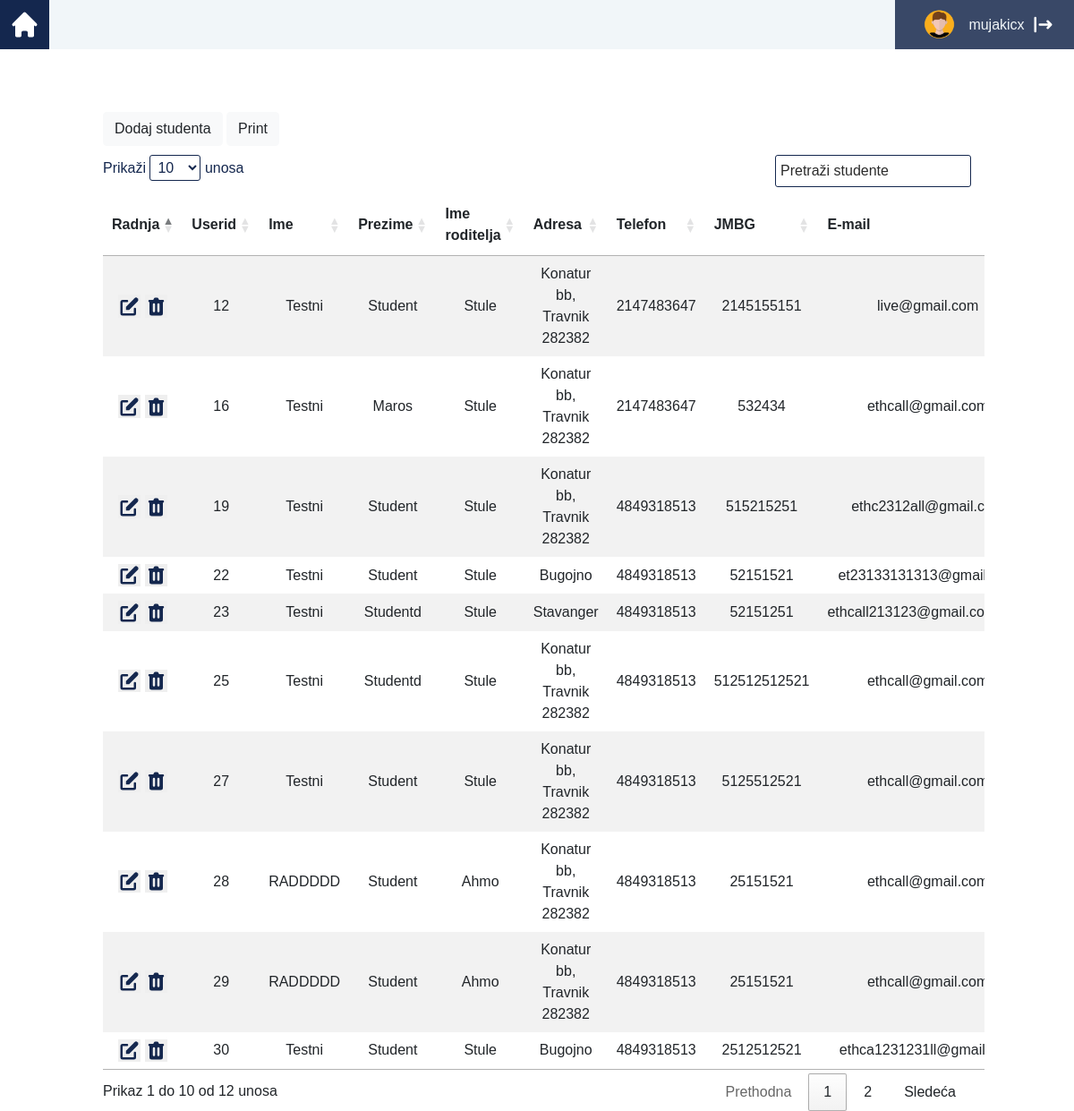
Page /admin/students.php (signed in) on the earlier database version.
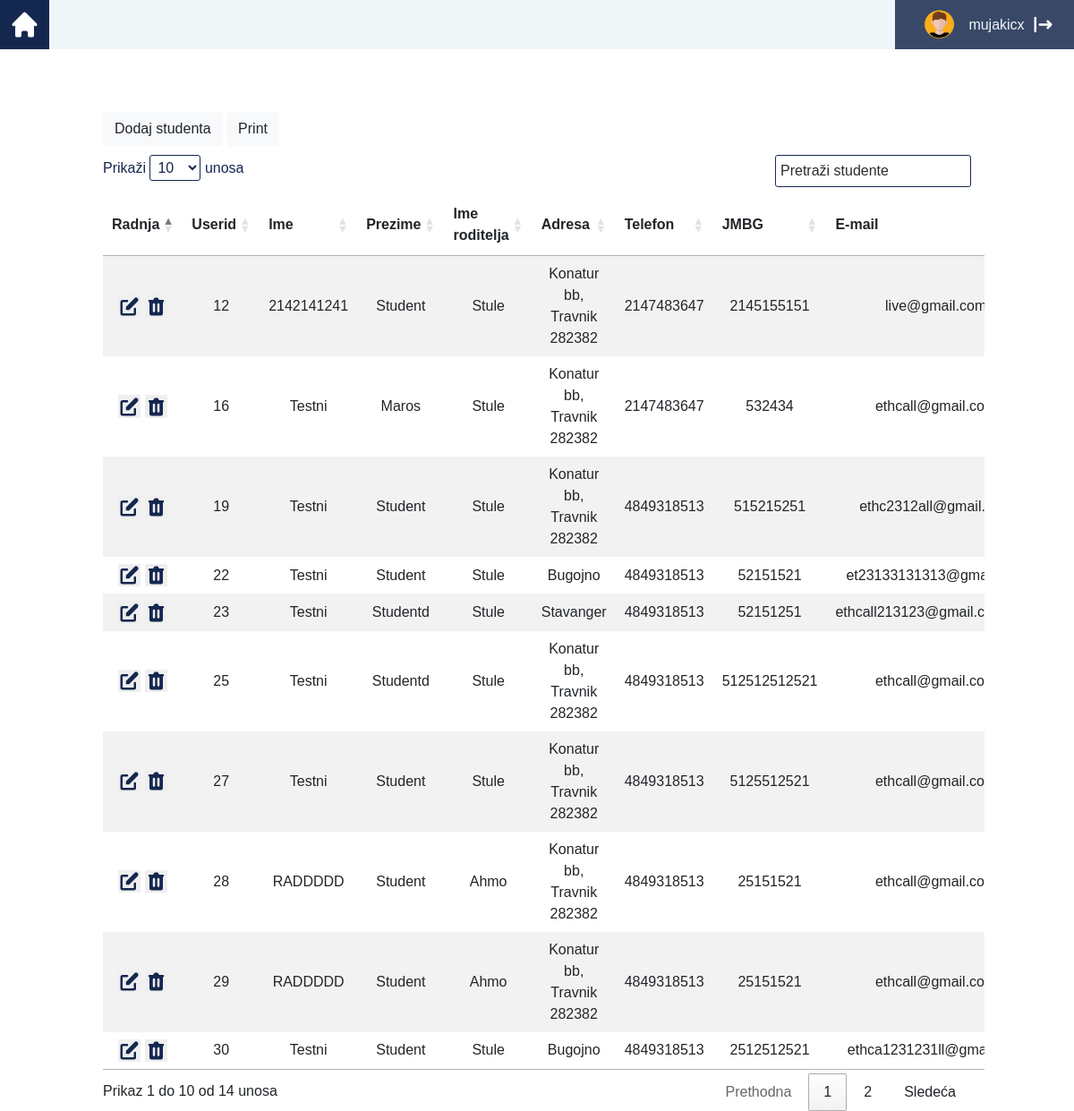
Same page on the later database version.
### tables this page shows
CREATE TABLE `studenti` (
  `userid` int(11) NOT NULL,
  `ime` text NOT NULL,
  `prezime` text NOT NULL,
  `ime_roditelja` text NOT NULL,
  `adresa` text NOT NULL,
  `telefon` varchar(256) NOT NULL,
  `jmbg` varchar(256) NOT NULL,
  `email` text NOT NULL,
  `password` text NOT NULL,
  `fakultet` text NOT NULL,
  `odsjek` text NOT NULL,
  `broj_indeksa` varchar(256) NOT NULL,
  `studijskiProgram` varchar(256) NOT NULL
);

### admin/students.php (the view, shortened to what this page needs)
<?php
include_once '../includes/header.inc.php';
?>
<div class="container-fluid" style="background-color: white;">
    <div class="row mt-0" style="height: 100vh;">
        <div class="table-responsive col-10 mx-auto" style="overflow-x:auto;margin-top: 70px;" id="tableT">
            <button type="button" id="modalButton" class="modalButton btn btn-light" data-toggle="modal"
                    data-target="#exampleModalCenter" style="margin-bottom: 10px;">
                Dodaj studenta
            </button>
            <button type="button" id="printButton" class="modalButton btn btn-light" style="margin-bottom: 10px;">
                Print
            </button>
            <table class="table-striped" style="text-align: center" id="myTable">
                <thead class="thead-dark">
                <tr>
                    <th>Radnja</th>
                    <th>Userid</th>
                    <th>Ime</th>
                    <th>Prezime</th>
                    <th>Ime roditelja</th>
                    <th>Adresa</th>
                    <th>Telefon</th>
                    <th>JMBG</th>
                    <th>E-mail</th>
                </tr>
                </thead>
                <tbody>
                <?php
                include_once "../includes/dbh.inc.php";
                $sql = $conn->query("SELECT * FROM studenti");
                while ($data = $sql->fetch_array()) {
                    echo '<tr><td>
<button class="editButton" data-id="' . $data['userid'] . '" onclick="edit(' . $data['userid'] . ')" data-toggle="modal" data-target="#editUser" style="outline: none; border: none;">
    <svg class="w-6 h-6"  viewBox="0 0 20 20" style="width: 25;height: 25;fill: #14274E;"><path d="M17.414 2.586a2 2 0 00-2.828 0L7 10.172V13h2.828l7.586-7.586a2 2 0 000-2.828z"></path><path fill-rule="evenodd" d="M2 6a2 2 0 012-2h4a1 1 0 010 2H4v10h10v-4a1 1 0 112 0v4a2 2 0 01-2 2H4a2 2 0 01-2-2V6z" clip-rule="evenodd"></path></svg>
 </button>
 <button data-id="' . $data['userid'] . '" onclick="deleteUser(' . $data['userid'] . ')" style="outline: none; border: none; background-color: none;">
<svg class="w-6 h-6" viewBox="0 0 20 20" style="width: 25;height: 25;fill: #14274E;"><path fill-rule="evenodd" d="M9 2a1 1 0 00-.894.553L7.382 4H4a1 1 0 000 2v10a2 2 0 002 2h8a2 2 0 002-2V6a1 1 0 100-2h-3.382l-.724-1.447A1 1 0 0011 2H9zM7 8a1 1 0 012 0v6a1 1 0 11-2 0V8zm5-1a1 1 0 00-1 1v6a1 1 0 102 0V8a1 1 0 00-1-1z" clip-rule="evenodd"></path></svg>
 </button>
</td>
                <td>' . $data['userid'] . '</td><td>' . $data['ime'] . '</td><td>' . $data['prezime'] . '</td><td>' . $data['ime_roditelja'] . '</td><td>' . $data['adresa'] . '</td>
                <td>' . $data['telefon'] . '</td><td>' . $data['jmbg'] . '</td><td>' . $data['email'] . '</td>
                <td>' . $data['broj_indeksa'] . '</td><td>' . $data['fakultet'] . '</td><td>' . $data['studijskiProgram'] . '
        </td ><td>' . $data['odsjek'] . '
        </td >
</tr > ';
                }
                ?>
                <?php
                include_once '../includes/footer.inc.php';
                ?>

Differences in the rows shown:
changed studenti "live@gmail.com": ime "Testni" → "2142141241"
Other differences:
text written by a page script: "Prikaži unosa Prikaz 1 do 10 od 12 unosa Prethodna 1 2 Sledeća" → "Prikaži unosa Prikaz 1 do 10 od 14 unosa Prethodna 1 2 Sledeća"
